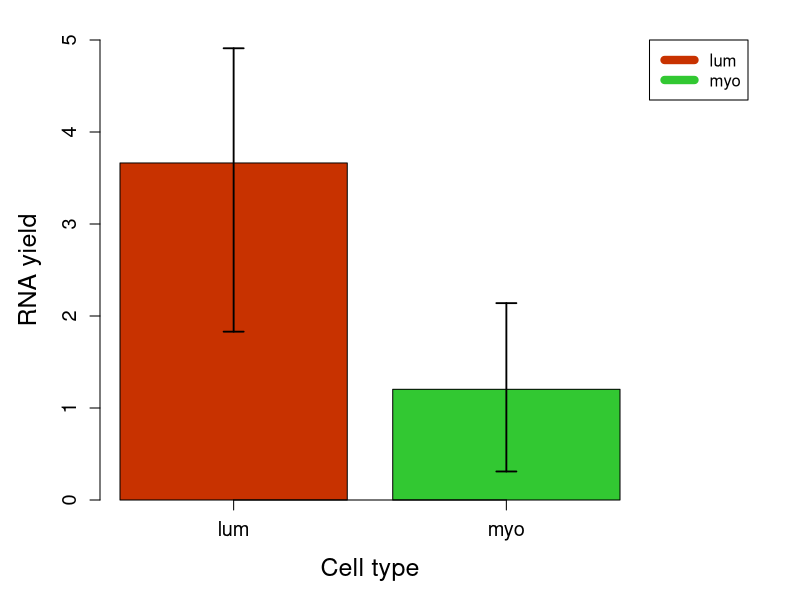
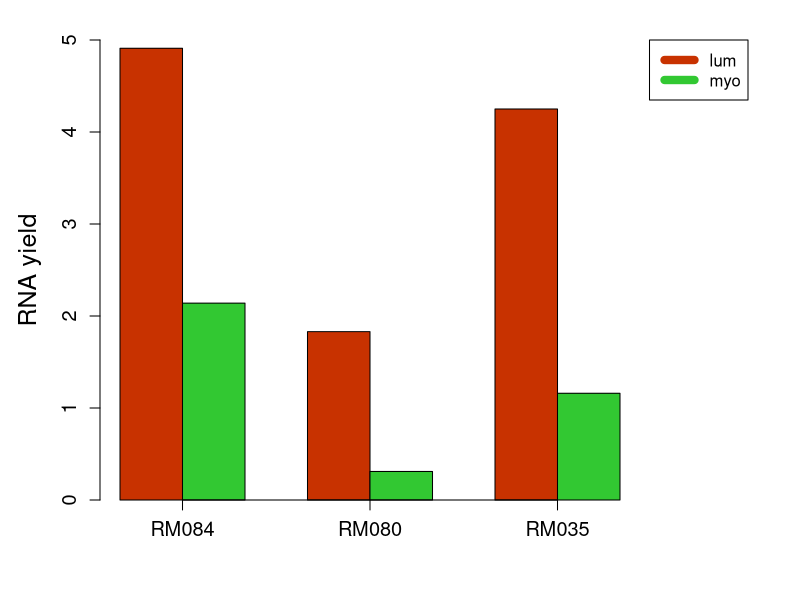

Write the R code that produced these figures, in order.
# version 1 
summary<-data.frame(tissue=c("lum","myo"),
                    yield=c(mean(c(4.91, 1.83, 4.25)), mean(c(2.14, 0.31, 1.16))), 
                    col=c(rgb(200,50,0, maxColorValue = 255),rgb(50,200,50, maxColorValue = 255)))
error.bar <- function(x, y, upper, lower, length=0.1,...){
  arrows(x,upper,x,lower,angle=90,code=3,length=length,lwd=1.8,...)
}
ee_up<-c(max(c(4.91, 1.83, 4.25)), max(c(2.14, 0.31, 1.16)))
ee_low<-c(min(c(4.91, 1.83, 4.25)), min(c(2.14, 0.31, 1.16)))



pdf("~/快盘/REMC/figures/RNA_yield.pdf", height = 5)
par(mar = c(5,5,2,8), xpd = TRUE, cex.axis = 1.2, cex.lab = 1.5)
barx <- barplot(summary$yield, col = as.character(summary$col), ylim = c(0, 5), width = 0.5, cex.names = 1.2, names.arg = summary$tissue, axis.lty = 1, xlab = "Cell type", ylab="RNA yield")  
error.bar(barx, summary$yield, ee_up, ee_low)
legend("topright", as.character(summary$tissue), inset=c(-0.2, 0), col=as.character(summary$col), lty = 1, lwd = 8)
dev.off()

# version 2
y <- matrix(c(4.91, 1.83, 4.25, 2.14, 0.31, 1.16), ncol = 3, byrow = T)
cols <- rep(c(rgb(200,50,0, maxColorValue = 255),rgb(50,200,50, maxColorValue = 255)), each = 3)
pdf("~/快盘/REMC/figures/RNA_yield.pdf", height = 5)
par(mar = c(5,5,2,8), xpd = TRUE, cex.axis = 1.2, cex.lab = 1.5)
barplot(y, beside=TRUE, col=c(rgb(200,50,0, maxColorValue = 255),rgb(50,200,50, maxColorValue = 255)), ylim=c(0,5),cex.names=1.2,names.arg=c("RM084", "RM080", "RM035"), axis.lty=1, ylab="RNA yield")  
legend("topright", as.character(summary$tissue), inset=c(-0.2, 0), col=as.character(summary$col), lty = 1, lwd = 8)
dev.off()
